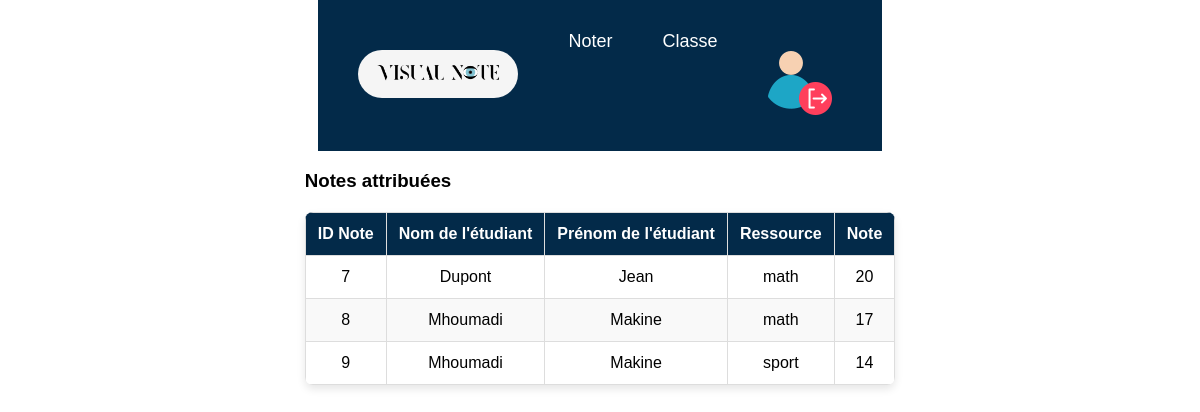
Page /php/voirnote.php on the committed database.
### tables this page shows
CREATE TABLE `Notes` (
  `ID_note` int(11) NOT NULL,
  `ID_enseignant` int(11) NOT NULL,
  `ID_etudiant` int(11) NOT NULL,
  `note` float NOT NULL,
  `ressource` varchar(255) NOT NULL
);

CREATE TABLE `Etudiants` (
  `ID_etudiant` int(11) NOT NULL,
  `Nom` varchar(255) DEFAULT NULL,
  `Prenom` varchar(255) DEFAULT NULL,
  `username` varchar(255) DEFAULT NULL,
  `password` varchar(255) DEFAULT NULL,
  `Niveau` varchar(255) NOT NULL,
  `Groupe` int(11) NOT NULL,
  `promotion` int(11) DEFAULT NULL,
  `Role` varchar(30) NOT NULL,
  `classement` int(11) DEFAULT NULL,
  `moyenne_generale` float DEFAULT NULL
);

### php/voirnote.php (the view, shortened to what this page needs)
<?php
include "HEADER.php";
$servername = "mysql-makine-enzo.alwaysdata.net";
$username = "341199";
$password = "9couronnes";
$dbname = "makine-enzo_visualnote";
$conn = new mysqli($servername, $username, $password, $dbname);
$enseignant_id = 1;
$sql = "SELECT n.ID_note, e.Nom, e.Prenom, n.ressource, n.note
        FROM Notes n
        JOIN Etudiants e ON n.ID_etudiant = e.ID_etudiant
        WHERE n.ID_enseignant = ?";
$stmt = $conn->prepare($sql);
$stmt->bind_param("i", $enseignant_id);
$stmt->execute();
$result = $stmt->get_result();
?>
<!DOCTYPE html>
<html>
<head>
    <link rel="stylesheet" href="../css/consultereleve.css">
    <link href="../css/HEADER.css" rel="stylesheet" type="text/css"/>
</head>
<body>
<div class="voir-les-notes">
    <h3>Notes attribuées</h3>
    <table>
        <thead>
            <tr>
                <th>ID Note</th>
                <th>Nom de l'étudiant</th>
                <th>Prénom de l'étudiant</th>
                <th>Ressource</th>
                <th>Note</th>
            </tr>
        </thead>
        <tbody>
            <?php
            if ($result->num_rows > 0) {
                while($row = $result->fetch_assoc()) {
                    echo '<tr>
                            <td>' . $row["ID_note"] . '</td>
                            <td>' . $row["Nom"] . '</td>
                            <td>' . $row["Prenom"] . '</td>
                            <td>' . $row["ressource"] . '</td>
                            <td>' . $row["note"] . '</td>
                          </tr>';
                }
            } else {
                echo '<tr><td colspan="5">Aucune note attribuée trouvée.</td></tr>';
            }
            ?>
        </tbody>
    </table>
</div>
</body>
</html>

### css/HEADER.css (style rules this page uses)
body { font-family: Arial, sans-serif; margin: 0; padding: 0; }

### css/consultereleve.css (style rules this page uses)
body { font-family: Arial, sans-serif; margin: 0; padding: 0; display: flex; flex-direction: column; align-items: center; background-color: white; }
table { border-collapse: collapse; width: 100%; margin: 20px 0; box-shadow: 0 4px 8px rgba(0, 0, 0, 0.1); border-radius: 8px; overflow: hidden; }
th, td { border: 1px solid #ddd; padding: 12px; text-align: center; }
th { background-color: #032A49; color: white; }
tr:nth-child(even) { background-color: #f9f9f9; }

### rows in the picture
notes: ID_note "7", ID_etudiant.Nom "Dupont", ID_etudiant.Prenom "Jean", ressource "math", note "20"
notes: ID_note "8", ID_etudiant.Nom "Mhoumadi", ID_etudiant.Prenom "Makine", ressource "math", note "17"
notes: ID_note "9", ID_etudiant.Nom "Mhoumadi", ID_etudiant.Prenom "Makine", ressource "sport", note "14"
